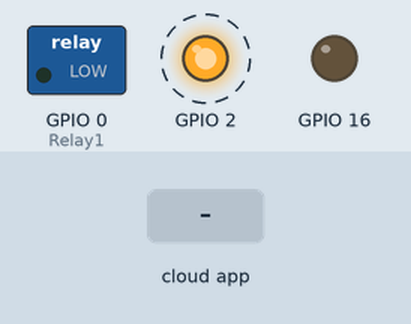
This sketch was run on a simulated ESP8266 (NodeMCU). Parts: switched loads named in the sketch (green lamp = pin HIGH), output pins drawn as LEDs (lit = HIGH). Dashed ring = blinking. The test bench sets the inputs (shaded band). WiFi joins after 1.5 s; servers stay silent unless stated; no MQTT or app messages arrive unless stated; what the sketch prints to the serial monitor is not drawn.

Above: at 4.7 s.
4.8 s: the phone or cloud app sets Relay1 to 1
At 6.3 s:
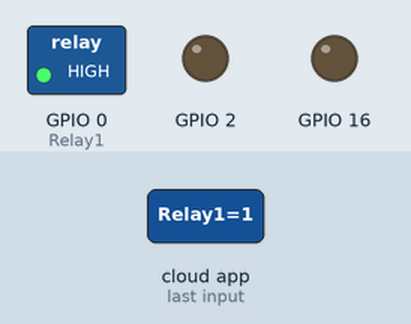
7.0 s: the phone or cloud app sets Relay1 to 0
At 7.9 s:
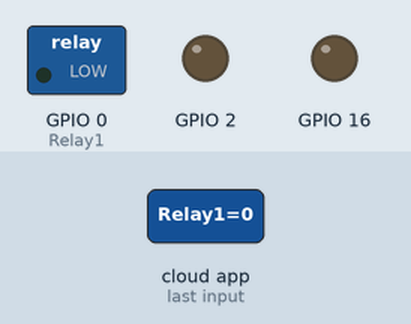
Timing chart, 0 to 10.0 s (numbered marks = the images above; inputs shaded):
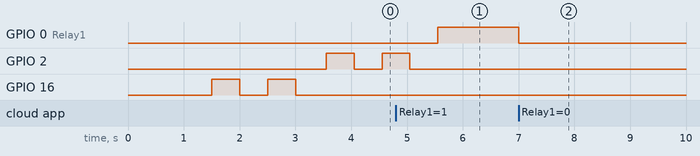

The sketch:

Wifi_bulb.ino
```cpp
// Goggle Home Created By ***Circuit

#include <ESP8266WiFi.h>
#include "Adafruit_MQTT.h"
#include "Adafruit_MQTT_Client.h"

#define Relay1 0

#define WLAN_SSID       "Circuit"              // Your SSID
#define WLAN_PASS       "Anurag@123"          // Your password

/************************* Adafruit.io Setup *********************************/

#define AIO_SERVER    "io.adafruit.com"                         //Adafruit Server
#define AIO_SERVERPORT 1883
#define AIO_USERNAME  "circuitexe"                            // Username
#define AIO_KEY       "aio_qwxi456Q3J0ejU0oaUajOOqRQtjB"     // Auth Key

//WIFI CLIENT

WiFiClient client;

Adafruit_MQTT_Client mqtt(&client, AIO_SERVER, AIO_SERVERPORT, AIO_USERNAME, AIO_KEY);

Adafruit_MQTT_Subscribe Light1 = Adafruit_MQTT_Subscribe(&mqtt, AIO_USERNAME "/feeds/Relay1");

void MQTT_connect();

void setup()
{
  Serial.begin(9600);
  // For WiFi Bulb............
  pinMode(Relay1, OUTPUT);
  digitalWrite(Relay1, 0);

  //......................
  //16, 2 digital pins are ...........connected with inbuilt leds..
  pinMode(16, OUTPUT);
  pinMode(2, OUTPUT);

  // Connect to WiFi access point...

  Serial.println();
  Serial.print("Connecting to ");
  Serial.println(WLAN_SSID);
  WiFi.begin(WLAN_SSID, WLAN_PASS);
  while (WiFi.status() != WL_CONNECTED)
  {
    delay(500);
    Serial.print(".");
  }
  Serial.println();
  Serial.println("WiFi connected");
  Serial.println("IP address: ");
  Serial.println(WiFi.localIP());

  ledBlink_1(); // Shows WiFi Connected

  mqtt.subscribe(&Light1);

}

void loop()
{
  MQTT_connect();
  Adafruit_MQTT_Subscribe *subscription;
  while ((subscription = mqtt.readSubscription(20000)))
  {
    if (subscription == &Light1)
    {
      Serial.print(F("Got: "));
      Serial.println((char *)Light1.lastread);
      int Light1_State = atoi((char *)Light1.lastread);
      digitalWrite(Relay1, Light1_State);
    }

  }
}

void MQTT_connect()
{
  int8_t ret;
  if (mqtt.connected())
  {
    return;
  }

  Serial.print("Connecting to MQTT... ");
  uint8_t retries = 3;
  while ((ret = mqtt.connect()) != 0)
  {
    Serial.println(mqtt.connectErrorString(ret));
    Serial.println("Retrying MQTT connection in 5 seconds...");
    mqtt.disconnect();
    delay(5000);
    retries--;
    if (retries == 0)
    {
      while (1);
    }
  }
  Serial.println("MQTT Connected!");

  ledBlink_2(); // This shows mqtt is connected
}

//******************************************************
void ledBlink_1()
{
  digitalWrite(16, 1);
  delay(500);
  digitalWrite(16, 0);
  delay(500);
  digitalWrite(16, 1);
  delay(500);
  digitalWrite(16, 0);
  delay(500);

}

void ledBlink_2()
{
  digitalWrite(2, 1);
  delay(500);
  digitalWrite(2, 0);
  delay(500);
  digitalWrite(2, 1);
  delay(500);
  digitalWrite(2, 0);
  delay(500);
}
```

Measured:
- after the input at 4.8 s, GPIO 0 (Relay1): LOW → HIGH after 0.75 s
- after the input at 7.0 s, GPIO 0 (Relay1): HIGH → LOW at once
